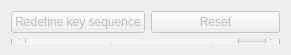
             <widget class="QWidget" name="scrollAreaWidgetContents_4">
              <property name="geometry">
               <rect>
                <x>0</x>
                <y>0</y>
                <width>291</width>
                <height>55</height>
               </rect>
              </property>
              <layout class="QGridLayout" name="gridLayout_10">
               <item row="0" column="0">
                <layout class="QGridLayout" name="gridLayout_11">
                 <item row="0" column="0">
                  <widget class="QPushButton" name="pushButtonRedefineKeySequence">
                   <property name="enabled">
                    <bool>false</bool>
                   </property>
                   <property name="toolTip">
                    <string>Redefine key sequence</string>
                   </property>
                   <property name="text">
                    <string>Redefine key sequence</string>
                   </property>
                   <property name="icon">
                    <iconset resource="qmc2.qrc">
                     <normaloff>:/data/img/keyboard.png</normaloff>:/data/img/keyboard.png</iconset>
                   </property>
                   <property name="autoDefault">
                    <bool>false</bool>
                   </property>
                  </widget>
                 </item>
                 <item row="0" column="1">
                  <widget class="QPushButton" name="pushButtonResetShortcut">
                   <property name="enabled">
                    <bool>false</bool>
                   </property>
                   <property name="toolTip">
                    <string>Reset key sequence to default</string>
                   </property>
                   <property name="text">
                    <string>Reset</string>
                   </property>
                   <property name="icon">
                    <iconset resource="qmc2.qrc">
                     <normaloff>:/data/img/editdelete.png</normaloff>:/data/img/editdelete.png</iconset>
                   </property>
                   <property name="autoDefault">
                    <bool>false</bool>
                   </property>
                  </widget>
                 </item>
                 <item row="1" column="0" colspan="2">
                  <widget class="QTreeWidget" name="treeWidgetShortcuts">
                   <property name="sizePolicy">
                    <sizepolicy hsizetype="Ignored" vsizetype="Ignored">
                     <horstretch>0</horstretch>
                     <verstretch>0</verstretch>
                    </sizepolicy>
                   </property>
                   <property name="toolTip">
                    <string>Active shortcut definitions; double-click to redefine key sequence</string>
                   </property>
                   <property name="alternatingRowColors">
                    <bool>true</bool>
                   </property>
                   <property name="indentation">
                    <number>0</number>
                   </property>
                   <property name="rootIsDecorated">
                    <bool>false</bool>
                   </property>
                   <property name="itemsExpandable">
                    <bool>false</bool>
                   </property>
                   <property name="sortingEnabled">
                    <bool>true</bool>
                   </property>
                   <property name="allColumnsShowFocus">
                    <bool>true</bool>
                   </property>
                   <column>
                    <property name="text">
                     <string>Function / Key</string>
                    </property>
                   </column>
                   <column>
                    <property name="text">
                     <string>Default</string>
                    </property>
                   </column>
                   <column>
                    <property name="text">
                     <string>Custom</string>
                    </property>
                   </column>
                  </widget>
                 </item>
                </layout>
               </item>
              </layout>
             </widget>
